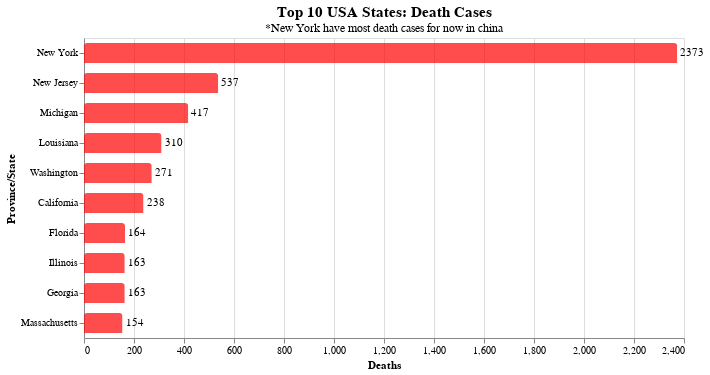

This figure's notebook cell:
### Code cell
bars = alt.Chart(us_cases.sort_values('Deaths', ascending= False).head(10)).mark_bar(color='red',cornerRadiusTopLeft=3,
    cornerRadiusTopRight=3, size=20, opacity=0.7
).encode(
    x='Deaths:Q',
    y=alt.Y('Province/State:O', sort='-x')
).properties(
    title={
    "text":['Top 10 USA States: Death Cases'],
    "subtitle":['*New York have most death cases for now in china'],
    "fontSize":15,
    "fontWeight": 'bold',
    "font":'Courier New',
    }
)

text = bars.mark_text(
    align='left',
    baseline='middle',
    dx=3  # Nudges text to right so it doesn't appear on top of the bar
).encode(
    text='Deaths:Q'    
)

(bars + text).properties( height=300, width=600)

### Figure 1 — Vega-Lite specification as saved in the notebook (floating-point values rounded to 4 significant figures)
{"config": {"view": {"continuousWidth": 400, "continuousHeight": 300}}, "layer": [{"mark": {"type": "bar", "color": "red", "cornerRadiusTopLeft": 3, "cornerRadiusTopRight": 3, "opacity": 0.7, "size": 20}, "encoding": {"x": {"type": "quantitative", "field": "Deaths"}, "y": {"type": "ordinal", "field": "Province/State", "sort": "-x"}}, "title": {"text": ["Top 10 USA States: Death Cases"], "subtitle": ["*New York have most death cases for now in china"], "fontSize": 15, "fontWeight": "bold", "font": "Courier New"}}, {"mark": {"type": "text", "align": "left", "baseline": "middle", "dx": 3}, "encoding": {"text": {"type": "quantitative", "field": "Deaths"}, "x": {"type": "quantitative", "field": "Deaths"}, "y": {"type": "ordinal", "field": "Province/State", "sort": "-x"}}, "title": {"text": ["Top 10 USA States: Death Cases"], "subtitle": ["*New York have most death cases for now in china"], "fontSize": 15, "fontWeight": "bold", "font": "Courier New"}}], "data": {"name": "data-e825449fdb6d9945a4ccb2d4e278e78b"}, "height": 300, "width": 600, "$schema": "https://vega.github.io/schema/vega-lite/v4.0.2.json", "datasets": {"data-e825449fdb6d9945a4ccb2d4e278e78b": [{"Province/State": "New York", "Confirmed": 92510.0, "Deaths": 2373.0, "Recovered": 0.0}, {"Province/State": "New Jersey", "Confirmed": 25590.0, "Deaths": 537.0, "Recovered": 0.0}, {"Province/State": "Michigan", "Confirmed": 10790.0, "Deaths": 417.0, "Recovered": 0.0}, {"Province/State": "Louisiana", "Confirmed": 9159.0, "Deaths": 310.0, "Recovered": 0.0}, {"Province/State": "Washington", "Confirmed": 6389.0, "Deaths": 271.0, "Recovered": 0.0}, {"Province/State": "California", "Confirmed": 10770.0, "Deaths": 238.0, "Recovered": 0.0}, {"Province/State": "Florida", "Confirmed": 9008.0, "Deaths": 164.0, "Recovered": 0.0}, {"Province/State": "Illinois", "Confirmed": 7695.0, "Deaths": 163.0, "Recovered": 0.0}, {"Province/State": "Georgia", "Confirmed": 5348.0, "Deaths": 163.0, "Recovered": 0.0}, {"Province/State": "Massachusetts", "Confirmed": 8966.0, "Deaths": 154.0, "Recovered": 0.0}]}}
